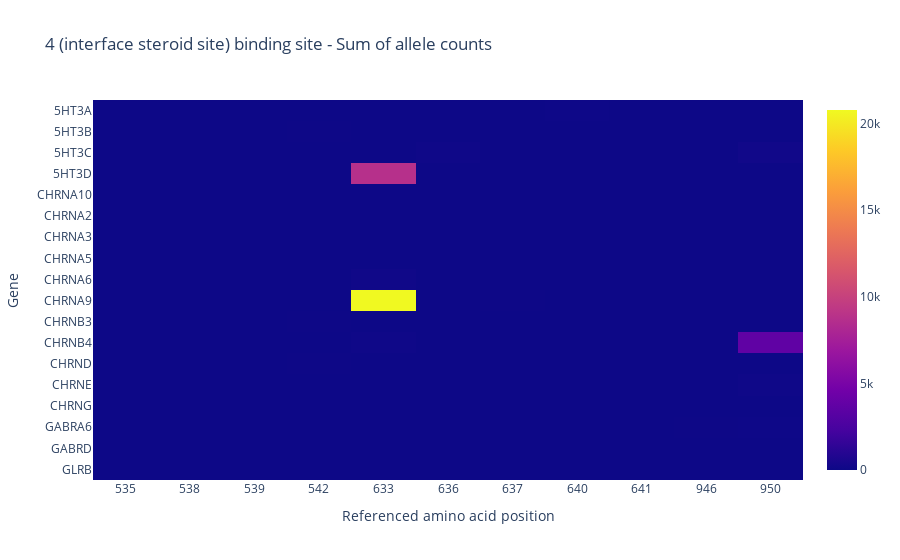

Here is the notebook cell this chart was saved with:
### Code cell
fig = go.Figure(data=go.Heatmap(
    z = data,
    x=[str(int(aa)) for aa in aacids],
    y=genes,
    hoverongaps=False
))
fig.update_layout(
    title=f"{bs_interest[2]} binding site - Sum of allele counts",
    xaxis_title = "Referenced amino acid position",
    yaxis_title = "Gene"
)
fig.show()

### Figure 1 — Plotly figure (JSON) as saved in the notebook; plotly's stock layout.template omitted (floating-point values rounded to 4 significant figures; data arrays with more than 128 entries replaced by an {"elided": "..."} marker saying what was removed)
{"data": [{"hoverongaps": false, "type": "heatmap", "x": ["535", "538", "539", "542", "633", "636", "637", "640", "641", "946", "950"], "y": ["GLRB", "GABRD", "GABRD", "GABRA6", "GABRA6", "CHRNG", "CHRNG", "CHRNE", "CHRND", "CHRNB4", "CHRNB4", "CHRNB4", "CHRNB4", "CHRNB3", "CHRNA9", "CHRNA9", "CHRNA9", "CHRNA6", "CHRNA6", "CHRNA6", "CHRNA5", "CHRNA5", "CHRNA3", "CHRNA3", "CHRNA2", "CHRNA2", "CHRNA10", "5HT3D", "5HT3D", "5HT3C", "5HT3C", "5HT3C", "5HT3B", "5HT3B", "5HT3A", "5HT3A", "5HT3A", "5HT3A"], "z": {"elided": "38x11 int values"}}], "layout": {"title": {"text": "4 (interface steroid site) binding site - Sum of allele counts"}, "xaxis": {"title": {"text": "Referenced amino acid position"}}, "yaxis": {"title": {"text": "Gene"}}}}
